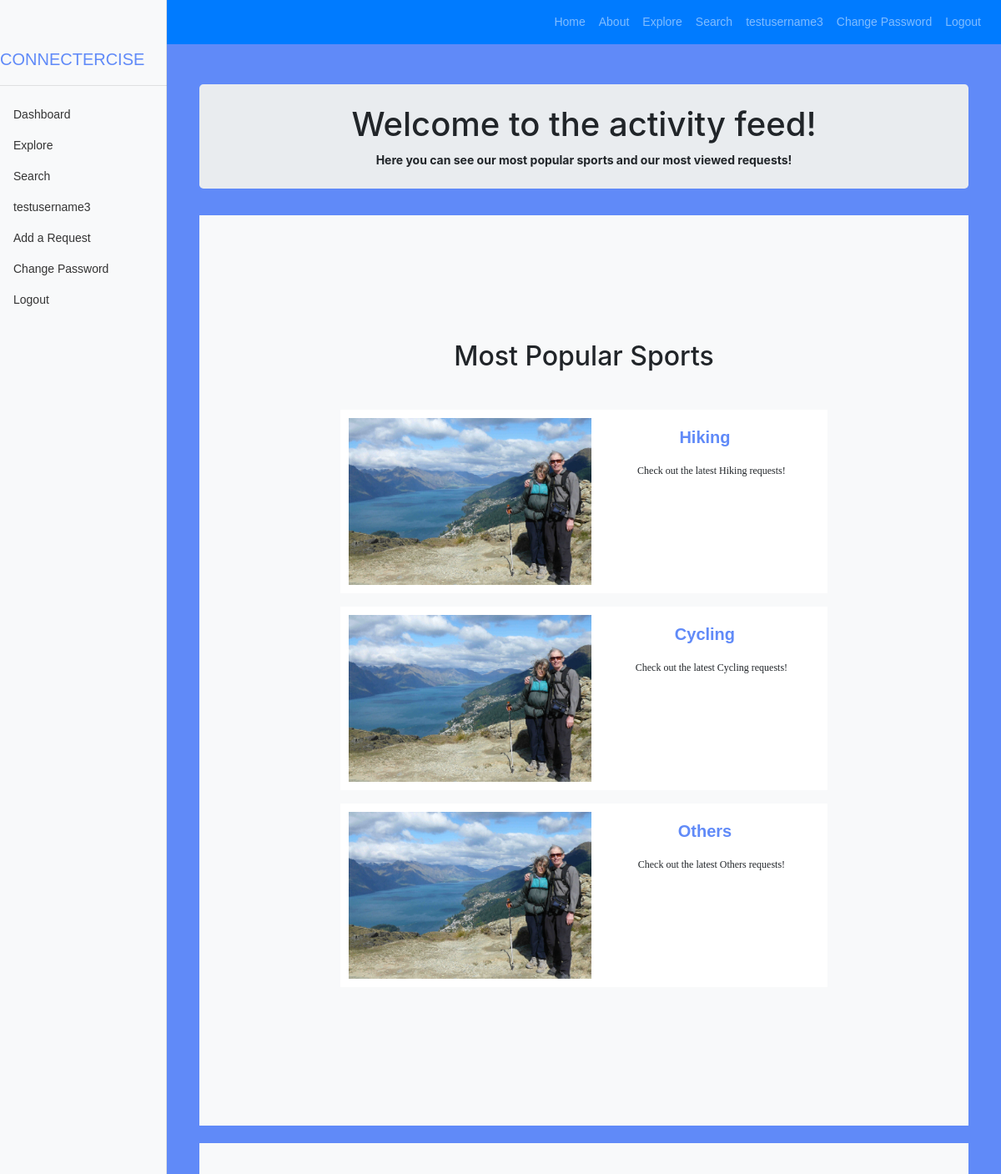
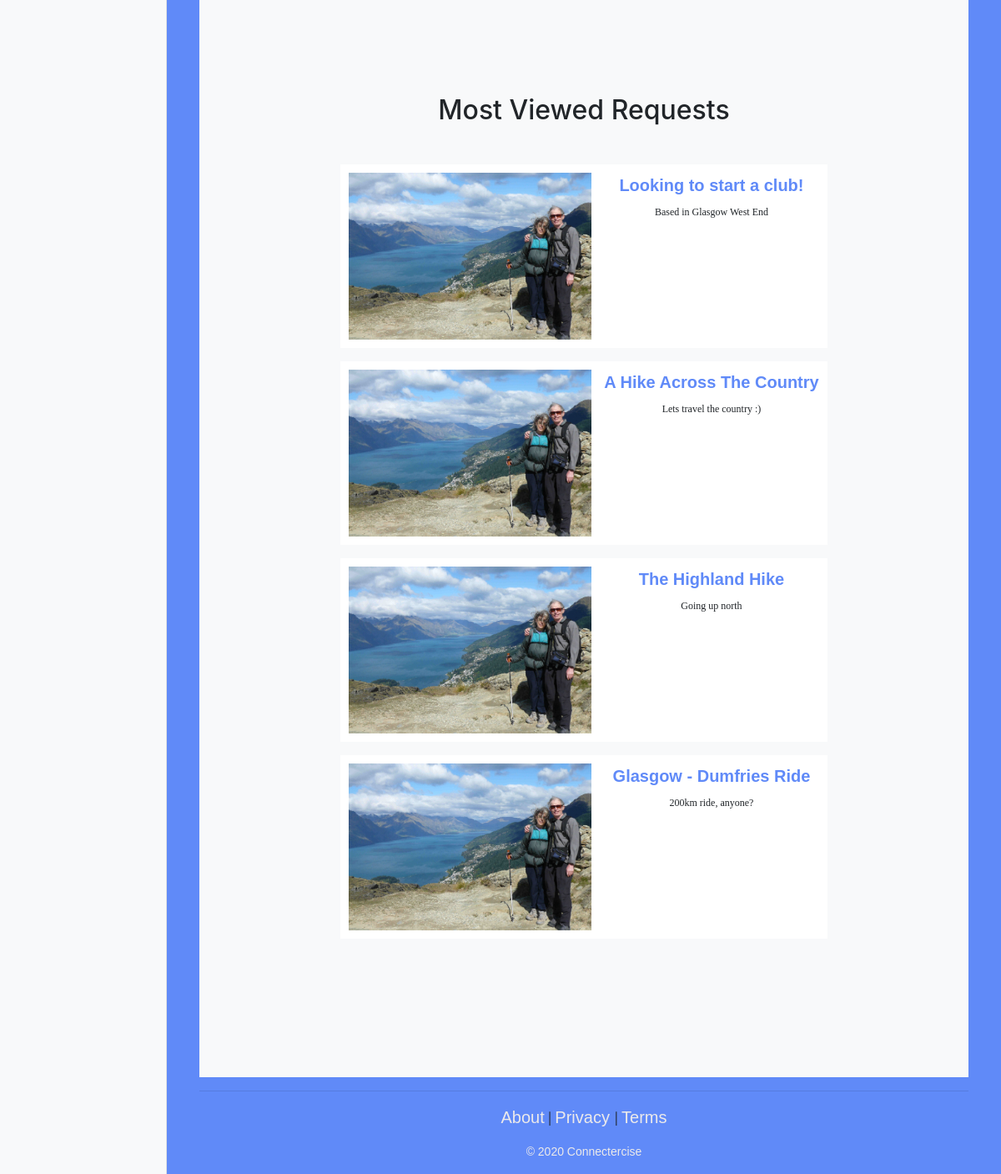
The app's page /explore/ (signed in) with its own data (2 pictures, top to bottom).
### connectercise/models.py (models this page shows, shortened)
class Sport(models.Model):
    name = models.CharField(max_length=128, unique=True)
    slug = models.SlugField(unique=True)

class SportRequest(models.Model):
    sport = models.ForeignKey(Sport, on_delete=models.CASCADE)
    title = models.CharField(max_length=128)
    views = models.IntegerField(default=0)
    slug = models.SlugField(unique=True)
    request_id = models.CharField(max_length=128,primary_key=True)
    suggested_date = models.DateField(null=True, blank=True, help_text='MM/DD/YY (optional HH:MM)')
    location = models.CharField(max_length=512)
    creator = models.ForeignKey(User, on_delete=models.CASCADE)
    desc = models.CharField(max_length=1024)
    completed = models.BooleanField(default=False)
    picture = models.ImageField(upload_to='requests', blank=True)

### connectercise/views.py (the view)
# urls.py: path('explore/', views.explore, name='explore'),
def explore(request):
    sport_list = Sport.objects.all()[:5]
    request_list = SportRequest.objects.order_by('-views')[:5]
    context_dict = {}
    context_dict['sports'] = sport_list
    context_dict['requests'] = request_list
    return render(request, 'connectercise/explore.html', context=context_dict)

### templates/connectercise/explore.html (shortened to what this page needs)
{% extends 'connectercise/base.html' %}
{% load static %}
{% block body_block %}
<div class="container text-center">
    <div class="jumbotron p-4">
        <div class="container">
            <h1 class="activity">Welcome to the activity feed!</h1>
            <div>
            <strong class="activity">Here you can see our most popular sports and our most viewed requests!</strong>
            </div>
        </div>
    </div>
</div>
<div class="container text-center">
    <section id="requests" class="bg-light">
    <div class="container">
        <div class="row">
            <div class="col-lg-8 mx-auto">
            <h2>Most Popular Sports</h2><br>
                        <p class="card-text">
                        {% if sports %}
                        {% for s in sports %}
                            <ul class="list">
                                <li class="list">
                                <img class="list" src="{% static 'images/about4.jpg' %}" />
                                <h3 class="list"><a class="nav-link active" href = "{% url 'connectercise:show_sport' s.slug %}">
                                 {{ s.name }}</a></h3>
                                <p class="list">Check out the latest {{ s.name }} requests!</p>
                                </li>
                            </ul>
                        {% endfor %}
                    {% else %}
                        <li class="nav-item">There are no sports present.</li>
                    {% endif %}
                    </p>
            </div>
        </div>
    </div>
    </section>
    <br>
    <section id="requests" class="bg-light">
    <div class="container">
        <div class="row">
            <div class="col-lg-8 mx-auto">
            <h2>Most Viewed Requests</h2><br>
                        <p class="card-text">
                        {% if requests %}
                            {% for r in requests %}
                            {% if r.completed == False %}
                                <ul class="list">
                                    <li class="list">
                                    {% if r.picture %}
                                    <img class="list" src="{{ request.picture.url }}" />
                                    {% else %}
                                    <img class="list" src="{% static 'images/about4.jpg' %}" />
                                    {% endif %}
                                    <h3 class="list"><a href="{% url 'connectercise:show_request' r.sport.slug r.slug %}">
                                     {{ r.title }}</a></h3>
                                    <p class="list">{{ r.desc }}</p>
                                    </li>
                                </ul>
                                {% endif %}
                            {% endfor %}
                        {% else %}
                            <li class="nav-item">There are no requests present.</li>
                        {% endif %}
                        </p>
            </div>
        </div>
    </div>
    </section>
</div>
{% endblock %}

### templates/connectercise/base.html (shortened to what this page needs)
<!DOCTYPE html>
{% load static %}
{% load connectercise_template_tags %}
<html lang="en">
    <head>
    <link href="{% static 'vendor/bootstrap/css/bootstrap.min.css' %}" rel="stylesheet">
    <link href="{% static 'css/dashboard.css' %}" rel="stylesheet">
    <link rel="stylesheet" href="https://cdnjs.cloudflare.com/ajax/libs/font-awesome/4.7.0/css/font-awesome.min.css">
    <link href="{% static 'css/scrolling-nav.css' %}" rel="stylesheet">
    </head>
    <body>
    <nav class="navbar navbar-expand-md navbar-dark bg-primary">
    <a class="footer" href="{% url 'connectercise:index' %}">
        <span class="nav-item">Connectercise</span>
    </a>
    <div class="collapse navbar-collapse" id="navbarNavDropdown">
        <ul class="navbar-nav ml-auto">
            <li class="nav-item">
                <a class="nav-link" href="{% url 'connectercise:index' %}">Home</a>
            </li>
            <li class="nav-item">
                <a class="nav-link" href="{% url 'connectercise:about' %}">About</a>
            </li>
            <li class="nav-item">
                <a class="nav-link" href="{% url 'connectercise:explore' %}">Explore</a>
            </li>
            <li class="nav-item">
                <a class="nav-link" href="{% url 'connectercise:search' %}">Search</a>
            </li>
            {% if user.is_authenticated %}
            <li class="nav-item">
                <a class="nav-link" href="{% url 'connectercise:show_user' user.username %}">{{ user.username }}</a>
            </li>
            <li class="nav-item">
                <a class="nav-link" href="{% url 'auth_password_change' %}">Change Password</a>
            </li>
             <li class="nav-item">
                <a class="nav-link" href="{% url 'auth_logout' %}?next={% url 'connectercise:index' %}">Logout</a>
            </li>
            {% else %}
             <li class="nav-item">
                <a class="nav-link" href="{% url 'auth_login' %}">Login</a>
            </li>
            {% endif %}
        </ul>
    </div>
</nav>
        {% if user.is_authenticated %}
        <div class="container-fluid">
            <div class="row">
                <nav class="col-md-2 d-none d-md-block bg-light sidebar">
                    <div class="wrapper">
                    <div class="sidebar-sticky">
                        <ul class="nav flex-column">
                        <a class="logo" href="{% url 'connectercise:index' %}">
                            <span class="menu-collapsed">CONNECTERCISE</span>
                        </a>
                        <hr>
                            <ul class="nav flex-column">
                                <li class="nav-item">
                                    <a class="nav-link" href="{% url 'connectercise:index' %}">
                                    Dashboard <span class="sr-only">(current)</span>
                                    </a>
                                </li>
                                <li class="nav-item">
                                    <a class="nav-link" href="{% url 'connectercise:explore' %}">
                                    Explore
                                    </a>
                                </li>
                                <li class="nav-item">
                                    <a class="nav-link" href="{% url 'connectercise:search' %}">
                                    Search
                                    </a>
                                </li>
                                {% if user.is_authenticated %}
                                <li class="nav-item">
                                    <a class="nav-link" href="{% url 'connectercise:show_user' user.username %}">
                                    {{ user.username }}
                                    </a>
                                </li>
                                <li class="nav-item">
                                    <a class="nav-link" href="{% url 'connectercise:add_request' %}">
                                    Add a Request
                                    </a>
                                </li>
                                <li class="nav-item">
                                    <a class="nav-link" href="{% url 'auth_password_change' %}">
                                    Change Password
                                    </a>
                                </li>
                                <li class="nav-item">
                                    <a class="nav-link" href="{% url 'auth_logout' %}?next={% url 'connectercise:index' %}">
                                    Logout
                                    </a>
                                </li>
                                {% endif %}
                            </ul>
                        </ul>
                    </div>
                    </div>
                </nav>
                <main role="main" class="col-md-9  ml-sm-auto col-lg-10 px-4">
            {% else %}
            <div class="container text-center">
            <main role="main" class="col-lg-8 mx-auto">
            {% endif %}
                    {% block body_block %}
                    {% endblock %}
            <div class="container text-center"
            <footer>
                <hr>
                    <a class="footer" href="{% url 'connectercise:about' %}">About</a> | <a class="footer" href="{% url 'connectercise:privacy_policy' %}">Privacy </a> | <a class="footer" href="{% url 'connectercise:terms_of_service' %}">Terms</a></p>
                    <p class="footer">&copy; 2020 Connectercise
            </div>
            </main>
            {% if user.is_authenticated %}
            </div>
            {% endif %}
        </div>
    </body>
</html>

### static/css/dashboard.css (style rules this page uses)
body { font-size: .875rem; background-color: #608AF8; }
.sidebar { position: fixed; top: 0; bottom: 0; left: 0; z-index: 100; padding: 48px 0 0; box-shadow: inset -1px 0 0 rgba(0, 0, 0, .1); }
a.logo { color: #608AF8; font-family: helvetica; font-size: 20px; text-decoration: none; }
a { color: #608AF8; font-family: helvetica; }
a.footer { color: rgb(236, 234, 234); font-family: helvetica; font-size: 20px; text-decoration: none; }
p.footer { color: rgb(236, 234, 234); font-family: helvetica; text-decoration: none; }
.sidebar-sticky { position: relative; top: 0; height: calc(100vh - 48px); padding-top: .5rem; overflow-x: hidden; overflow-y: auto; }
.sidebar .nav-link { font-weight: 500; color: #333; }
[role="main"] { padding-top: 133px; }
@media (min-width: 768px) { [role="main"] { padding-top: 48px; } }
ul.list { list-style-type: none; position: relative; background: rgb(255, 255, 255); width: 500px; }
h3.list { font: bold 20px/1.5 Helvetica, Verdana, sans-serif; }
li img.list { float: left; margin: 0 15px 0 0; background: rgb(255, 255, 255); max-height: 200px; }
li p.list { font: 200 12px/1.5 Georgia, Times New Roman, serif; }
li.list { padding: 10px; overflow: auto; }
* { box-sizing: border-box; }

### static/css/scrolling-nav.css (style rules this page uses)
section { padding: 150px 0; }
* { margin: 0; padding: 0; }
ul.list { list-style-type: none; width: 100%; }
h3.list { font: bold 20px/1.5 Helvetica, Verdana, sans-serif; }
li img.list { float: left; margin: 0 15px 0 0; max-height: 200px; }
li p.list { font: 200 12px/1.5 Georgia, Times New Roman, serif; }
li.list { padding: 10px; overflow: auto; }

### records on screen
Sport: name "Hiking"
Sport: name "Cycling"
Sport: name "Others"
SportRequest: completed False (drawn), title "Looking to start a club!", desc "Based in Glasgow West End"
SportRequest: completed False (drawn), title "A Hike Across The Country", desc "Lets travel the country :)"
SportRequest: completed False (drawn), title "The Highland Hike", desc "Going up north"
SportRequest: completed False (drawn), title "Glasgow - Dumfries Ride", desc "200km ride, anyone?"

### other values on screen
{{ user.username }} "testusername3"
